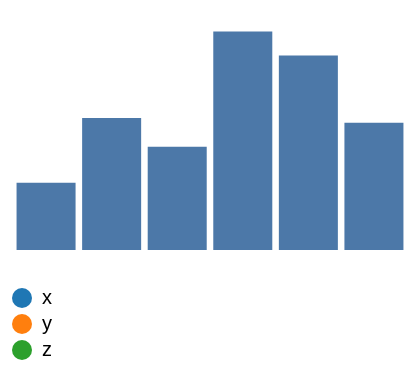

Specify this chart in Vega-Lite:
### Vega specification from a JSON file in a GitHub repository (floating-point values rounded to 4 significant figures)
{"width": 200, "height": 120, "padding": 5, "data": [{"name": "t", "values": [{"a": "Alpha", "b": 28, "c": "x", "d": 1}, {"a": "Bravo", "b": 55, "c": "y", "d": 2}, {"a": "Charlie", "b": 43, "c": "x", "d": 3}, {"a": "Delta", "b": 91, "c": "z", "d": 4}, {"a": "Echo", "b": 81, "c": "y", "d": 5}, {"a": "Foxtrot", "b": 53, "c": "z", "d": 6}]}], "scales": [{"name": "x", "type": "band", "domain": {"data": "t", "field": "a"}, "range": "width", "padding": 0.1}, {"name": "y", "type": "linear", "domain": {"data": "t", "field": "b"}, "range": "height", "nice": true}, {"name": "color", "type": "ordinal", "domain": {"data": "t", "field": "c"}, "range": {"scheme": "category10"}}, {"name": "ramp", "type": "linear", "domain": {"data": "t", "field": "d"}, "range": {"scheme": "blues"}}, {"name": "size", "type": "linear", "domain": {"data": "t", "field": "b"}, "range": [10, 200]}, {"name": "shape", "type": "ordinal", "domain": {"data": "t", "field": "c"}, "range": "symbol"}, {"name": "quant", "type": "quantize", "domain": [0, 100], "range": {"scheme": "greens", "count": 4}}], "marks": [{"type": "rect", "from": {"data": "t"}, "encode": {"enter": {"x": {"scale": "x", "field": "a"}, "width": {"scale": "x", "band": 1}, "y": {"scale": "y", "field": "b"}, "y2": {"scale": "y", "value": 0}}}}], "legends": [{"fill": "color", "orient": "bottom"}]}
